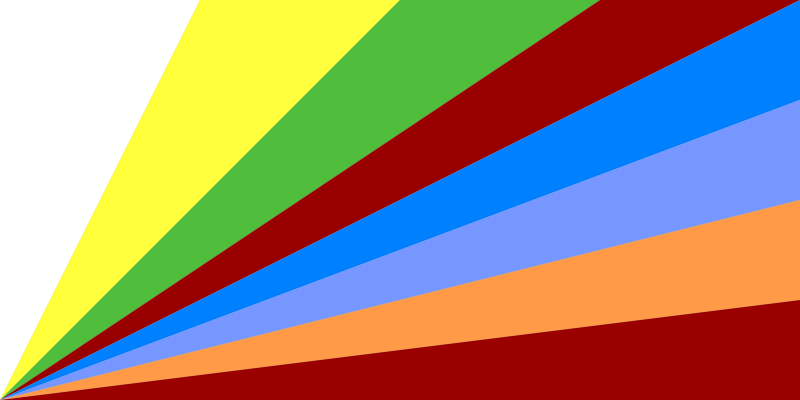
Frame 1 (no input)
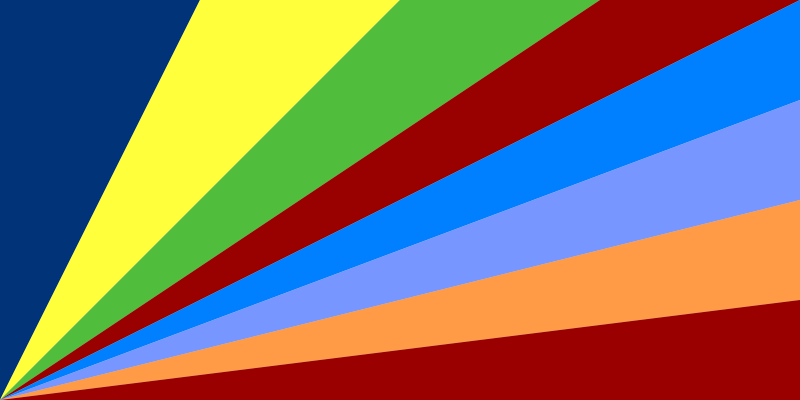
Frame 60 (no input)
Frame 120 (the mouse pressed at the canvas centre since frame 60): identical to frame 60, image omitted

The p5.js sketch that drew these frames (run headless with seeded random() and noise() and a simulated clock; from frame 60 on, the mouse is pressed at the canvas centre):

// p5.js sketch
// ── sketch.js
function setup() {
  createCanvas(800 , 400);
 noStroke() 

}

function draw() {
  background(200)
 var x = 0
 var y =400
  triangle(0,0,200,0,x,y);{
    c = color (255,255,60)
     fill(c) }
      
  triangle(200,0,400,0,x,y);{
  c = color (80,190,60)
   fill (c)}
  
  triangle(400,0,600,0,x,y);{
    c = color (153,0,0)
    fill(c)}
  triangle(600,0,800,0,x,y);{
    c = color (0,128,255)
     fill(c)}
  triangle(800,0,800,100,x,y);{
    c = color(120,150,255)
    fill(c)}
  triangle(800,100,800,200,x,y);
  c = color (255,155,70)
   fill(c)
  triangle(800,200,800,300,x,y);
  c = color (155,0,0)
   fill (c)
  triangle(800,300,800,400,x,y);
  c= color(0,51,120)
   fill(c)
  
  

  
  
  
    

  
}
